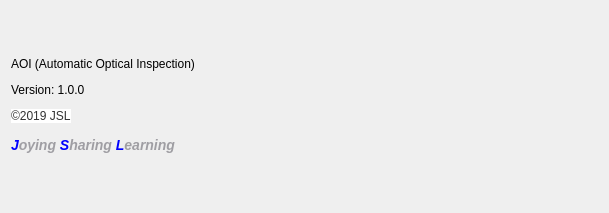
<?xml version="1.0" encoding="UTF-8"?>
<ui version="4.0">
 <class>aboutDia</class>
 <widget class="QDialog" name="aboutDia">
  <property name="geometry">
   <rect>
    <x>0</x>
    <y>0</y>
    <width>609</width>
    <height>213</height>
   </rect>
  </property>
  <property name="windowTitle">
   <string>aboutDia</string>
  </property>
  <widget class="QWidget" name="verticalLayoutWidget">
   <property name="geometry">
    <rect>
     <x>0</x>
     <y>0</y>
     <width>601</width>
     <height>211</height>
    </rect>
   </property>
   <layout class="QVBoxLayout" name="verticalLayout">
    <item>
     <widget class="QLabel" name="label">
      <property name="text">
       <string>&lt;html&gt;&lt;head/&gt;&lt;body&gt;&lt;p&gt;AOI (Automatic Optical Inspection)&lt;/p&gt;&lt;p&gt;Version: 1.0.0&lt;/p&gt;&lt;p&gt;&lt;span style=&quot; font-family:'arial'; color:#333333; background-color:#ffffff;&quot;&gt;©2019 JSL&lt;br/&gt;&lt;br/&gt;&lt;/span&gt;&lt;span style=&quot; font-family:'微软雅黑'; font-size:14px; font-weight:600; font-style:italic; color:#0000ff;&quot;&gt;J&lt;/span&gt;&lt;span style=&quot; font-family:'微软雅黑'; font-size:14px; font-weight:600; font-style:italic; color:#9f9ea3;&quot;&gt;oying&lt;/span&gt;&lt;span style=&quot; font-family:'微软雅黑'; font-size:14px; font-weight:600; font-style:italic; color:#0000ff;&quot;&gt; S&lt;/span&gt;&lt;span style=&quot; font-family:'微软雅黑'; font-size:14px; font-weight:600; font-style:italic; color:#9f9ea3;&quot;&gt;haring&lt;/span&gt;&lt;span style=&quot; font-family:'微软雅黑'; font-size:14px; font-weight:600; font-style:italic; color:#0000ff;&quot;&gt; L&lt;/span&gt;&lt;span style=&quot; font-family:'微软雅黑'; font-size:14px; font-weight:600; font-style:italic; color:#9f9ea3;&quot;&gt;earning&lt;/span&gt;&lt;/p&gt;&lt;/body&gt;&lt;/html&gt;</string>
      </property>
     </widget>
    </item>
   </layout>
  </widget>
 </widget>
 <layoutdefault spacing="6" margin="11"/>
 <resources/>
 <connections/>
</ui>
